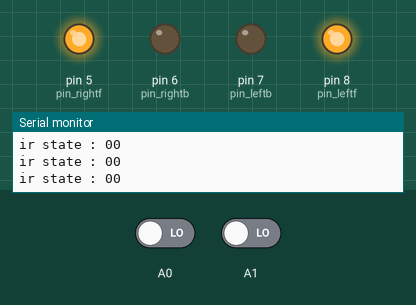
Recording of a sketch running on a simulated Arduino Uno, built with avr-gcc and run on an emulated ATmega328P. On the bench: output pins drawn as LEDs (lit = HIGH), the last lines printed to the serial monitor. Inputs (shaded band) come from the test bench; at power-on: A0 LOW, A1 LOW.

Above: at 1.2 s.
1.3 s: A0 driven HIGH
At 2.5 s:
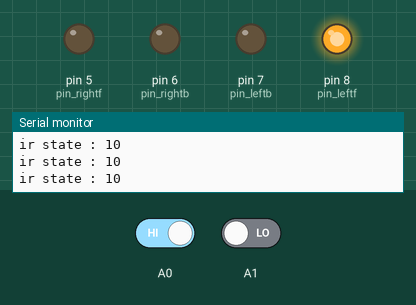
2.8 s: A0 driven LOW
At 3.5 s:
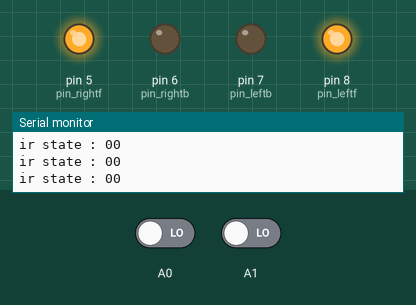
4.3 s: A1 driven HIGH
At 4.6 s:
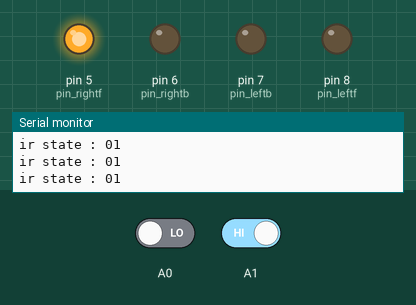
5.8 s: A1 driven LOW
At 6.2 s:
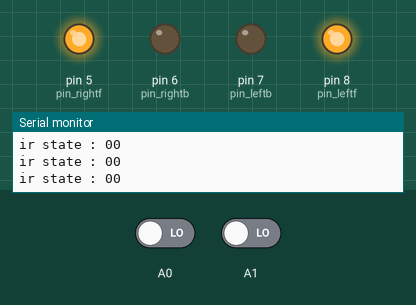
Timing chart, 0 to 8.8 s (numbered marks = the images above; inputs shaded):
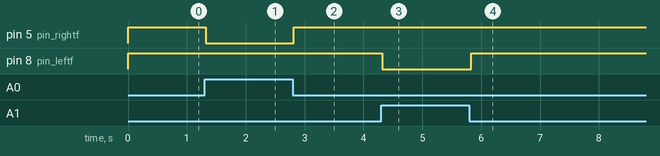

Measured:
- after the input at 1.3 s, pin 5 (pin_rightf): HIGH → LOW at once
- after the input at 2.8 s, pin 5 (pin_rightf): LOW → HIGH at once
- after the input at 4.3 s, pin 8 (pin_leftf): HIGH → LOW at once
- after the input at 5.8 s, pin 8 (pin_leftf): LOW → HIGH at once

The sketch:

ir_sensor.ino
```cpp
void buggy_stop (void);
void forward (void);
void backward (void);
void clockwise (void);
void anti_clockwise (void);
void right_forward (void);
void left_forward (void);
void right_backward (void);
void left_backward (void);

int pin_rightf = 5;
int pin_rightb = 6;
int pin_leftb = 7;
int pin_leftf = 8;

void setup() {
  for (int i = 5; i<=8; i++)
    pinMode(i, OUTPUT);
  pinMode(A0, INPUT);
  pinMode(A1, INPUT);

  Serial.begin(9600);
}

void loop() {
  int x = digitalRead(A0);
  int y = digitalRead(A1);
  Serial.print("ir state : ");
  Serial.print(x);
  Serial.println(y);

//movement code
  switch(x) {
    case 0 : switch(y) {
               case 0 : forward();
                        break;
               case 1 : left_forward();
                        break;
             }
             break;
    case 1 : switch(y) {
               case 0 : right_forward();
                        break;
               case 1 : forward();
                        break;
             }
             break;
  }
}

void buggy_stop (void){
  digitalWrite(pin_rightf, LOW);
  digitalWrite(pin_rightb, LOW);
  digitalWrite(pin_leftb, LOW);
  digitalWrite(pin_leftf, LOW);
}
void forward (void) {
  digitalWrite(pin_rightb, LOW);
  digitalWrite(pin_leftb, LOW);

  digitalWrite(pin_rightf, HIGH);
  digitalWrite(pin_leftf, HIGH);
}
void backward (void) {
  digitalWrite(pin_rightf, LOW);
  digitalWrite(pin_leftf, LOW);

  digitalWrite(pin_rightb, HIGH);
  digitalWrite(pin_leftb, HIGH);
}
void clockwise (void) {
  digitalWrite(pin_rightf, LOW);
  digitalWrite(pin_leftb, LOW);

  digitalWrite(pin_leftf, HIGH);
  digitalWrite(pin_rightb, HIGH);
}
void anti_clockwise (void) {
  digitalWrite(pin_rightb, LOW);
  digitalWrite(pin_leftf, LOW);

  digitalWrite(pin_rightf, HIGH);
  digitalWrite(pin_leftb, HIGH);
}
void right_forward (void) {
  digitalWrite(pin_rightf, LOW);
  digitalWrite(pin_rightb, LOW);
  digitalWrite(pin_leftb, LOW);

  digitalWrite(pin_leftf, HIGH);
}
void left_forward (void) {
  digitalWrite(pin_rightb, LOW);
  digitalWrite(pin_leftb, LOW);
  digitalWrite(pin_leftf, LOW);

  digitalWrite(pin_rightf, HIGH);
}
void right_backward (void) {
  digitalWrite(pin_rightf, LOW);
  digitalWrite(pin_rightb, LOW);
  digitalWrite(pin_leftf, LOW);

  digitalWrite(pin_leftb, HIGH);
}
void left_backward (void) {
  digitalWrite(pin_rightf, LOW);
  digitalWrite(pin_leftb, LOW);
  digitalWrite(pin_leftf, LOW);

  digitalWrite(pin_rightb, HIGH);
}
```
